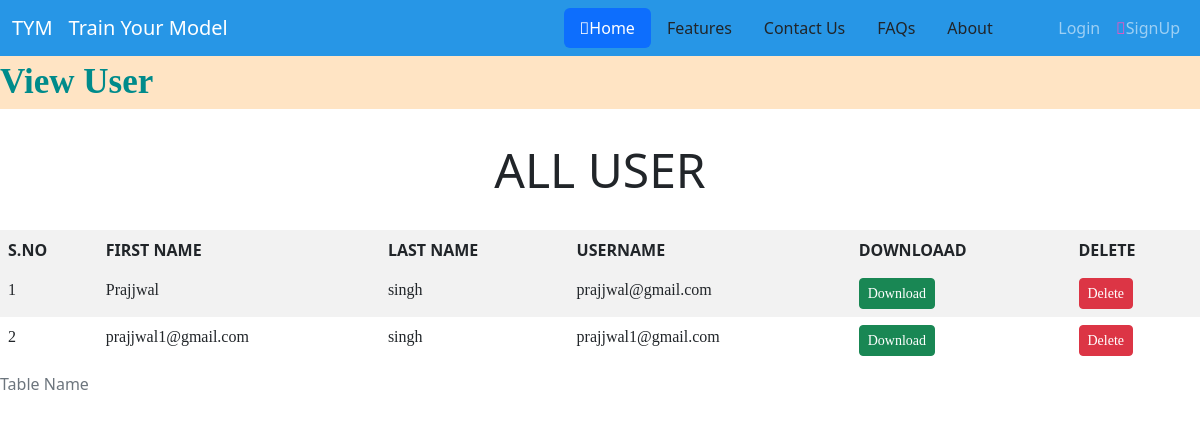
Page /view_user on the committed database.
### Train_model/models.py (models this page shows, shortened)
class Signup(models.Model):
    user=models.ForeignKey(User,on_delete=models.CASCADE)

### Train_model/views.py (the view)
# urls.py: path("view_user",view_user,name="view_user"),
def view_user(request):
    data=Signup.objects.all()
    print(data)
    d={'data': data}
    return render(request,"view_user.html",d)

### Train_model/templates/view_user.html (shortened to what this page needs)
{% extends 'layout/base.html' %}
{% load static %}
{% block content %}
<marquee behavior="alternate" style="font-family: 'Monotype Corsiva'; font-size:35px; color:darkcyan; background-color:bisque; font-weight:bold;">
View User
    </marquee>
<div class="table-responsive">
    <center>
        <h1>All User</h1>
    </center>
    <table class="table table-striped table-hover	table-borderless table-primaryalign-middle">
        <thead class="table-dark">
            <caption>Table Name</caption>
            <tr>
                <th>S.no</th>
                <th>First Name</th>
                <th>Last Name</th>
                <th>Username</th>
                <th>Downloaad</th>
                <th>Delete</th>
            </tr>
        </thead>
        <tbody class=>
            {% for i in data %}
            <tr class="rows">
                <td>{{forloop.counter}}</td>
                <td>{{i.user.first_name}} </td>
                <td>{{i.user.last_name}} </td>
                <td>{{i.user.username}}</td>
                <td><a href="" class="btn btn-success btn-sm">Download</a></td>
                <td><a href="{% url 'delete_user' i.user.id %}" class="btn btn-danger btn-sm">Delete</a></td>
                {% endfor %}
            </tr>
        </tbody>
    </table>
</div>
    {% endblock %}

### Train_model/templates/view_user.html (style rules this page uses)
.rows { margin-top: 10rem; margin:10rem; font-family: cursive; }
th { font-family: revert; font-size: 1rem; text-transform: uppercase; }
h1 { font-family: unset; font-size: 3rem; text-align: center; margin-bottom: 2rem; margin-top: 2rem; text-transform: uppercase; }

### rows in the picture
Signup: user.first_name "Prajjwal", user.last_name "singh", user.username "prajjwal@gmail.com"
Signup: user.first_name "prajjwal1@gmail.com", user.last_name "singh", user.username "prajjwal1@gmail.com"
